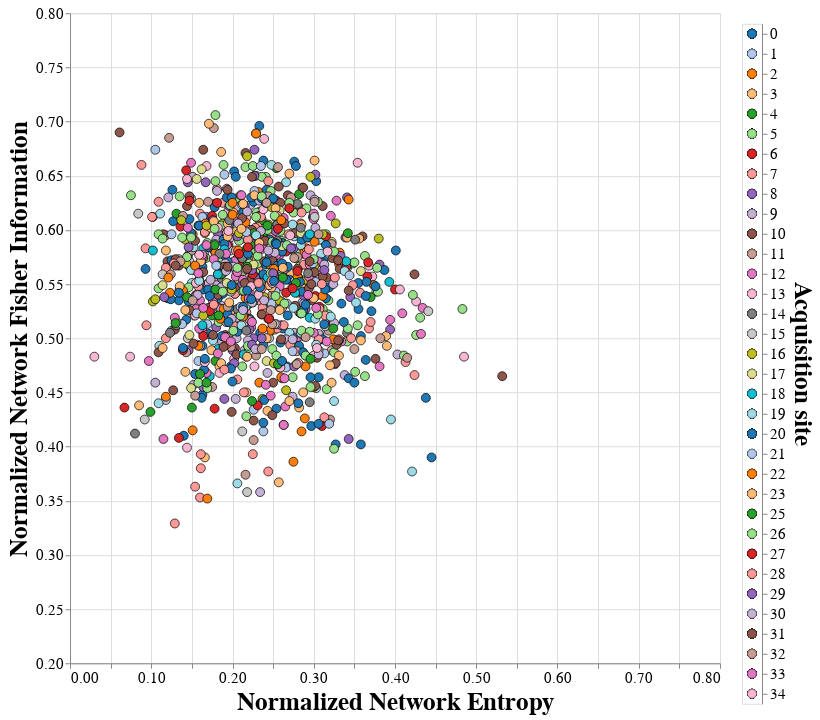

The notebook cell saved with this chart:
### Code cell
# Create a chart from a dataframe

selection = alt.selection_multi(fields=['site'])
color = alt.condition(selection,
                      alt.Color('site:N', legend=None, scale=alt.Scale(scheme='category20')),
                      alt.value('white'))

scatter = alt.Chart(df).mark_circle(size=80).encode(
    x=alt.X('shannon', title='Normalized Network Entropy', scale=alt.Scale(domain=(0,0.8))),
    y=alt.Y('fisher', title='Normalized Network Fisher Information', scale=alt.Scale(domain=(0.2,0.8))),
    color=color,
    opacity=alt.value(1),
    fillOpacity=alt.condition(selection, alt.value(1), alt.value(0)),
    stroke=alt.value('black'),
    strokeWidth=alt.value(0.7),
    strokeOpacity=alt.condition(selection, alt.value(1), alt.value(0.2))
).properties(
    width=650,
    height=650
).interactive()

legend = alt.Chart(df).mark_circle(size=80).encode(
    y=alt.Y('site:N', axis=alt.Axis(orient='right'), title='Acquisition site'),
    color=color,
    stroke=alt.value('black'),
    strokeWidth=alt.value(0.3)
).add_selection(
    selection
)

alt.hconcat(scatter, legend, center=True).configure_axis(
    labelFontSize=15,
    titleFontSize=25
)

### Figure 1 — Vega-Lite specification as saved in the notebook (floating-point values rounded to 4 significant figures; data arrays with more than 128 entries replaced by an {"elided": "..."} marker saying what was removed)
{"config": {"view": {"continuousWidth": 400, "continuousHeight": 300}, "axis": {"labelFontSize": 15, "titleFontSize": 25}}, "hconcat": [{"mark": {"type": "circle", "size": 80}, "encoding": {"color": {"condition": {"field": "site", "legend": null, "scale": {"scheme": "category20"}, "type": "nominal", "selection": "selector207"}, "value": "white"}, "fillOpacity": {"condition": {"value": 1, "selection": "selector207"}, "value": 0}, "opacity": {"value": 1}, "stroke": {"value": "black"}, "strokeOpacity": {"condition": {"value": 1, "selection": "selector207"}, "value": 0.2}, "strokeWidth": {"value": 0.7}, "x": {"field": "shannon", "scale": {"domain": [0, 0.8]}, "title": "Normalized Network Entropy", "type": "quantitative"}, "y": {"field": "fisher", "scale": {"domain": [0.2, 0.8]}, "title": "Normalized Network Fisher Information", "type": "quantitative"}}, "height": 650, "selection": {"selector208": {"type": "interval", "bind": "scales", "encodings": ["x", "y"]}}, "width": 650}, {"mark": {"type": "circle", "size": 80}, "encoding": {"color": {"condition": {"field": "site", "legend": null, "scale": {"scheme": "category20"}, "type": "nominal", "selection": "selector207"}, "value": "white"}, "stroke": {"value": "black"}, "strokeWidth": {"value": 0.3}, "y": {"axis": {"orient": "right"}, "field": "site", "title": "Acquisition site", "type": "nominal"}}, "selection": {"selector207": {"type": "multi", "fields": ["site"]}}}], "center": true, "data": {"name": "data-b9008a1468a722331eb993cf8ffb0e8f"}, "$schema": "https://vega.github.io/schema/vega-lite/v4.17.0.json", "datasets": {"data-b9008a1468a722331eb993cf8ffb0e8f": {"elided": "1127 records"}}}
